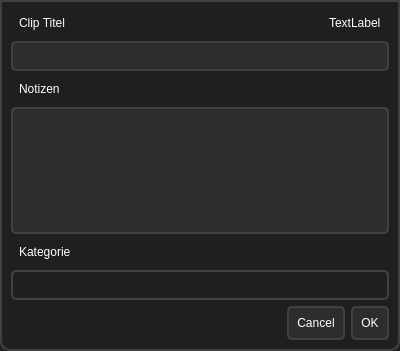
<?xml version="1.0" encoding="UTF-8"?>
<ui version="4.0">
 <class>Dialog</class>
 <widget class="QDialog" name="Dialog">
  <property name="geometry">
   <rect>
    <x>0</x>
    <y>0</y>
    <width>400</width>
    <height>351</height>
   </rect>
  </property>
  <property name="windowTitle">
   <string>Dialog</string>
  </property>
  <property name="styleSheet">
   <string notr="true">/* Style for the QDialog */
QDialog {
    background-color: rgb(31, 31, 31); /* Dark background */
    border: 2px solid rgb(65, 65, 65); /* Border around the window */
    border-top-left-radius: 0px; /* No radius on top left */
    border-top-right-radius: 0px; /* No radius on top right */
    border-bottom-left-radius: 10px; /* Rounded bottom left */
    border-bottom-right-radius: 10px; /* Rounded bottom right */
    padding: 10px; /* Padding inside the window */
}

/* QLabel styling */
QLabel {
    color: white; /* White text for labels */
    font: 14px &quot;Segoe UI&quot;, sans-serif; /* Modern font */
    padding: 5px;
}

/* QLineEdit styling (Clip name input field) */
QLineEdit {
    background-color: rgb(45, 45, 45); /* Slightly lighter background for input */
    color: white; /* White text */
    border: 2px solid rgb(65, 65, 65);
    border-radius: 5px;
    padding: 5px;
    font: 14px &quot;Segoe UI&quot;, sans-serif;
}

/* QTextEdit styling (Notes input field) */
QTextEdit {
    background-color: rgb(45, 45, 45);
    color: white;
    border: 2px solid rgb(65, 65, 65);
    border-radius: 5px;
    padding: 5px;
    font: 14px &quot;Segoe UI&quot;, sans-serif;
}

/* QComboBox styling */
QComboBox {
    border: 2px solid rgb(65, 65, 65); /* Border for combo box */
    border-radius: 5px;
    padding: 5px;
    background-color: rgb(31, 31, 31); /* Dark background */
    color: white;
    font: 14px &quot;Segoe UI&quot;, sans-serif;
}

QComboBox::drop-down {
    border: none;
    width: 30px;                    /* Width of the drop-down button */
}

QComboBox::down-arrow {
	image: url(:/icons/chevron.down.square.png);
    width: 20px;
    height: 20px;
}

QComboBox QAbstractItemView {
    background-color: rgb(31, 31, 31); /* Background of the drop-down list */
    color: white; /* Text color */
    border: 2px solid rgb(65, 65, 65); /* Border around drop-down */
    selection-background-color: rgb(66, 65, 64); /* Highlight color for selected item */
}

/* QPushButton styling */
QPushButton {
    background-color: rgb(45, 45, 45); /* Button background */
    color: white; /* Button text color */
    border: 2px solid rgb(65, 65, 65); /* Border color */
    border-radius: 5px; /* Rounded corners */
    padding: 8px;
    font: 14px &quot;Segoe UI&quot;, sans-serif;
}

QPushButton:hover {
    background-color: rgb(66, 65, 64); /* Change background on hover */
    border: 2px solid rgb(80, 80, 80); /* Slightly lighter border on hover */
}

QPushButton:pressed {
    background-color: rgb(100, 100, 100); /* Darker background on press */
    border: 2px solid rgb(80, 80, 80);
}
</string>
  </property>
  <layout class="QVBoxLayout" name="verticalLayout">
   <item>
    <layout class="QHBoxLayout" name="horizontalLayout">
     <item>
      <widget class="QLabel" name="label_3">
       <property name="text">
        <string>Clip Titel</string>
       </property>
      </widget>
     </item>
     <item>
      <spacer name="horizontalSpacer">
       <property name="orientation">
        <enum>Qt::Horizontal</enum>
       </property>
       <property name="sizeHint" stdset="0">
        <size>
         <width>40</width>
         <height>20</height>
        </size>
       </property>
      </spacer>
     </item>
     <item>
      <widget class="QLabel" name="clipDuration">
       <property name="text">
        <string>TextLabel</string>
       </property>
      </widget>
     </item>
    </layout>
   </item>
   <item>
    <widget class="QLineEdit" name="clipNameLine"/>
   </item>
   <item>
    <widget class="QLabel" name="label_2">
     <property name="text">
      <string>Notizen</string>
     </property>
    </widget>
   </item>
   <item>
    <widget class="QTextEdit" name="notesText"/>
   </item>
   <item>
    <widget class="QLabel" name="label">
     <property name="text">
      <string>Kategorie</string>
     </property>
    </widget>
   </item>
   <item>
    <widget class="QComboBox" name="categoryBox">
     <property name="editable">
      <bool>true</bool>
     </property>
    </widget>
   </item>
   <item>
    <layout class="QHBoxLayout" name="horizontalLayout_2">
     <item>
      <spacer name="horizontalSpacer_2">
       <property name="orientation">
        <enum>Qt::Horizontal</enum>
       </property>
       <property name="sizeHint" stdset="0">
        <size>
         <width>40</width>
         <height>20</height>
        </size>
       </property>
      </spacer>
     </item>
     <item>
      <widget class="QPushButton" name="cancelButton">
       <property name="text">
        <string>Cancel</string>
       </property>
      </widget>
     </item>
     <item>
      <widget class="QPushButton" name="acceptButton">
       <property name="text">
        <string>OK</string>
       </property>
       <property name="default">
        <bool>true</bool>
       </property>
      </widget>
     </item>
    </layout>
   </item>
  </layout>
 </widget>
 <resources>
  <include location="resources.qrc"/>
 </resources>
 <connections/>
</ui>
